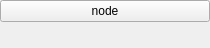
<?xml version="1.0" encoding="UTF-8"?>
<ui version="4.0">
 <class>Form</class>
 <widget class="QWidget" name="Form">
  <property name="geometry">
   <rect>
    <x>0</x>
    <y>0</y>
    <width>210</width>
    <height>48</height>
   </rect>
  </property>
  <property name="windowTitle">
   <string>Form</string>
  </property>
  <layout class="QVBoxLayout" name="verticalLayout">
   <property name="spacing">
    <number>0</number>
   </property>
   <property name="leftMargin">
    <number>0</number>
   </property>
   <property name="topMargin">
    <number>0</number>
   </property>
   <property name="rightMargin">
    <number>0</number>
   </property>
   <property name="bottomMargin">
    <number>0</number>
   </property>
   <item>
    <layout class="QVBoxLayout" name="vbox">
     <property name="spacing">
      <number>0</number>
     </property>
     <property name="sizeConstraint">
      <enum>QLayout::SetDefaultConstraint</enum>
     </property>
     <item>
      <widget class="QPushButton" name="button">
       <property name="text">
        <string>node</string>
       </property>
      </widget>
     </item>
     <item>
      <layout class="QHBoxLayout" name="parameters">
       <property name="spacing">
        <number>7</number>
       </property>
       <property name="sizeConstraint">
        <enum>QLayout::SetNoConstraint</enum>
       </property>
      </layout>
     </item>
     <item alignment="Qt::AlignTop">
      <widget class="QLabel" name="snap">
       <property name="enabled">
        <bool>true</bool>
       </property>
       <property name="minimumSize">
        <size>
         <width>1</width>
         <height>0</height>
        </size>
       </property>
       <property name="frameShape">
        <enum>QFrame::NoFrame</enum>
       </property>
       <property name="text">
        <string/>
       </property>
       <property name="scaledContents">
        <bool>false</bool>
       </property>
       <property name="alignment">
        <set>Qt::AlignCenter</set>
       </property>
      </widget>
     </item>
    </layout>
   </item>
  </layout>
 </widget>
 <resources/>
 <connections/>
</ui>
